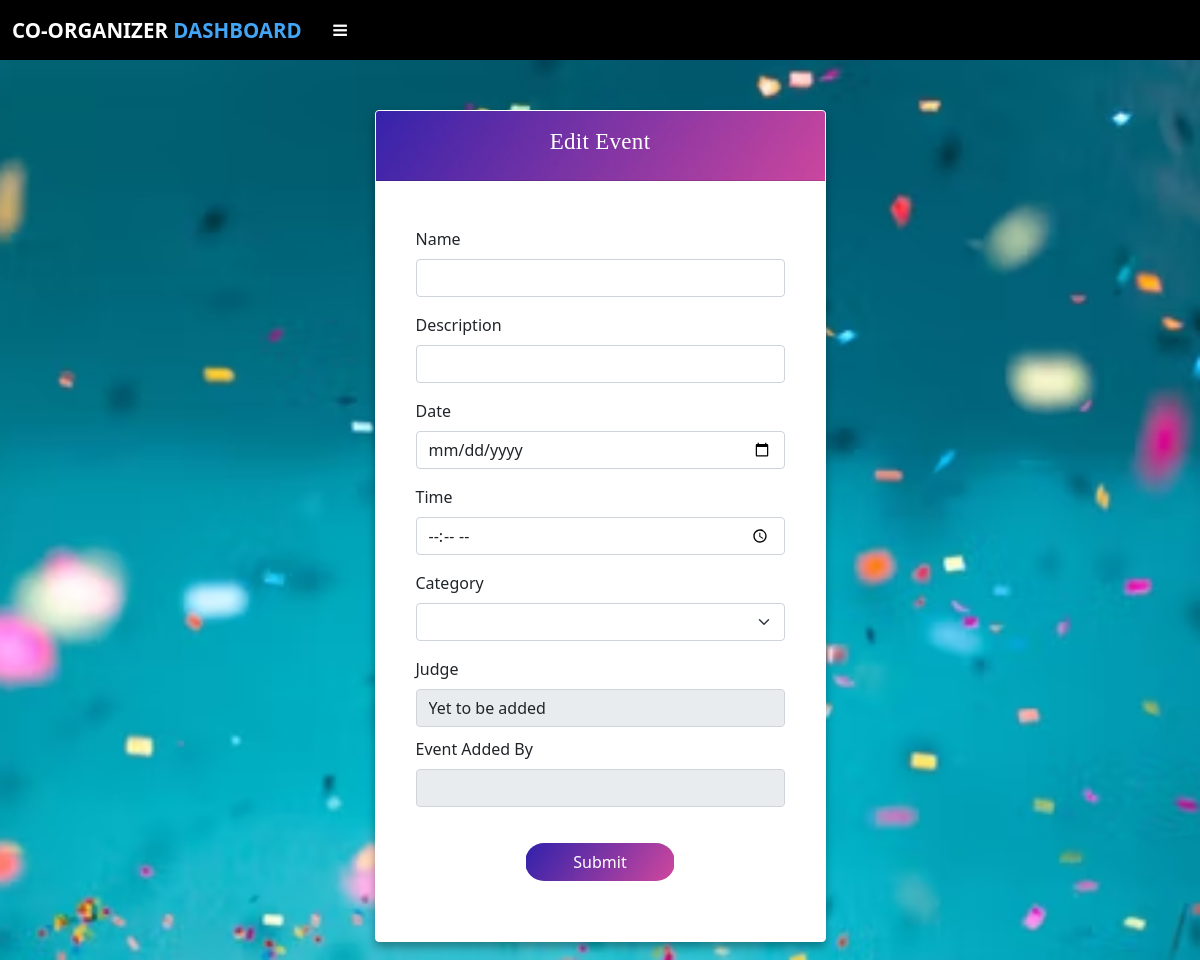
The app's page /coOrganizer_event_update/2 (signed in), older data.
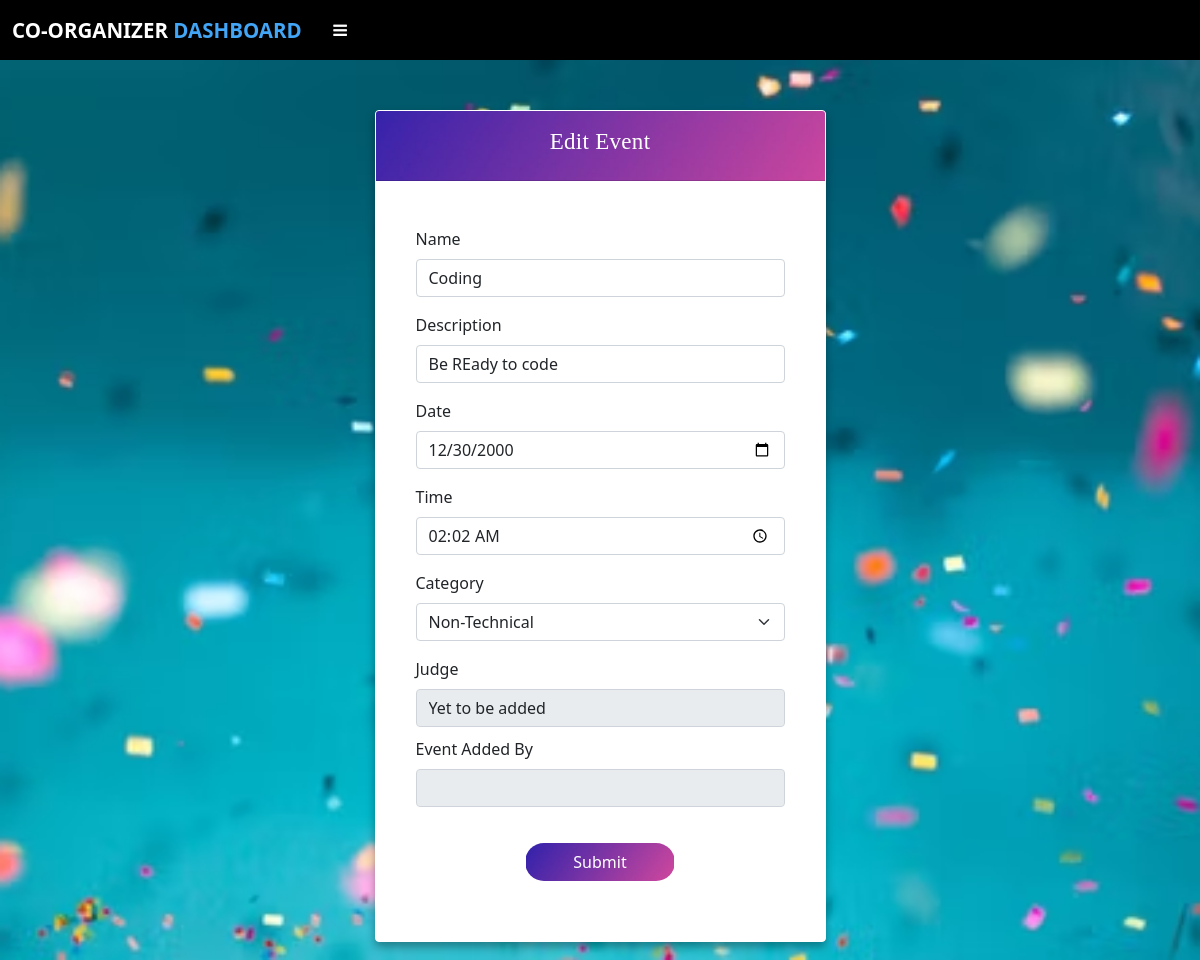
The same page, newer data.
### app.py (models this page shows, shortened)
class Event(db.Model):
    id = db.Column(db.Integer,primary_key=True)
    name = db.Column(db.String(50),nullable=False)
    description = db.Column(db.String(255),nullable=False)
    date = db.Column(db.String(50), nullable=False)
    time = db.Column(db.String(50), nullable=False)
    category = db.Column(db.String(50),nullable=False)
    coorg_mail = db.Column(db.String(80),db.ForeignKey('coorganizer.email'))
    org_id = db.Column(db.Integer,db.ForeignKey('organizer.id'))
    participant_id=db.relationship('Participant',cascade="all,delete",backref='participants')
    judge_event_id=db.relationship('Judge',cascade="all,delete",backref='ownersj')
    part_event_id=db.relationship('Plist',cascade="all,delete",backref='ownersjp')

### app.py (the view)
@app.route("/coOrganizer_event_update/<int:id>",methods=['GET','POST'])
def coOrganizer_event_update(id):
    if 'coorganizer' in session:
        event = Event.query.filter_by(id=id).first()
        judge = Judge.query.all()
        return render_template('coOrganizer_event_update.html',data=event,judge=judge)
    else:
        flash("Session Expired","error")
        return redirect(url_for('coOrganizer_log'))

### templates/coOrganizer_event_update.html (shortened to what this page needs)
{% extends "coOrganizer_layout.html" %}
{% block head %} {{ super() }}
{% endblock %}
{% block content %}
<div
  style="
    background: url('../static/background.avif') no-repeat;
    background-size: cover;
    background-position: center;
    height: 900px;
  "
>
  <div class="container">
    <div class="row justify-content-center">
      <div class="col-sm-5">
        <div class="card">
          <div class="card-header">
            <p style="margin-top: 6px">Edit Event</p>
          </div>
          <div class="card-body">
            <div class="container mb-2">
              <div class="row justify-content-center">
                <form
                  action="/coOrganizer_update_event/{{data.id}}"
                  method="POST"
                >
                  <div class="mb-3" style="margin-top: 30px">
                    <label class="form-label">Name</label>
                    <input
                      type="text"
                      class="form-control"
                      name="name"
                      value="{{data.name}}"
                      required
                    />
                  </div>
                  <div class="mb-3">
                    <label class="form-label">Description</label>
                    <input
                      name="description"
                      type="text"
                      value="{{data.description}}"
                      class="form-control"
                      required
                    />
                  </div>
                  <div class="mb-3">
                    <label class="form-label">Date</label>
                    <input
                      type="date"
                      class="form-control"
                      value="{{data.date}}"
                      name="date"
                      required
                    />
                  </div>
                  <div class="mb-3">
                    <label class="form-label">Time</label>
                    <input
                      type="time"
                      value="{{data.time}}"
                      class="form-control"
                      name="time"
                      required
                    />
                  </div>
                  <div class="mb-3">
                    <label class="form-label">Category</label>
                    <select class="form-select" name="category" required>
                      <option value="{{data.category}}" selected>
                        {{data.category}}
                      </option>
                      <option value="Technical">Technical</option>
                    </select>
                  </div>
                  {%if not data['judge']%}
                  <div class="mb-3">
                    <label class="form-label">Judge</label>
                    <input
                      type="text"
                      value="Yet to be added"
                      class="form-control"
                      name="time"
                      readonly
                    />
                    {%endif%}
                    <div class="mb-3" style="margin-top: 10px">
                      <label class="form-label">Event Added By</label>
                      <input
                        name="organizer"
                        type="text"
                        value="{{data.organizer}}"
                        class="form-control"
                        readonly
                      />
                    </div>
                    <div class="row justify-content-center">
                      <button
                        type="submit"
                        id="button1"
                        class="btn btn-primarys"
                      >
                        Submit
                      </button>
                    </div>
                    {% endblock %}

Row changes from the older to the newer data that the page shows:
added Event: name "Coding", description "Be REady to code", date "12/30/2000", time "02:02", category "Non-Technical"
